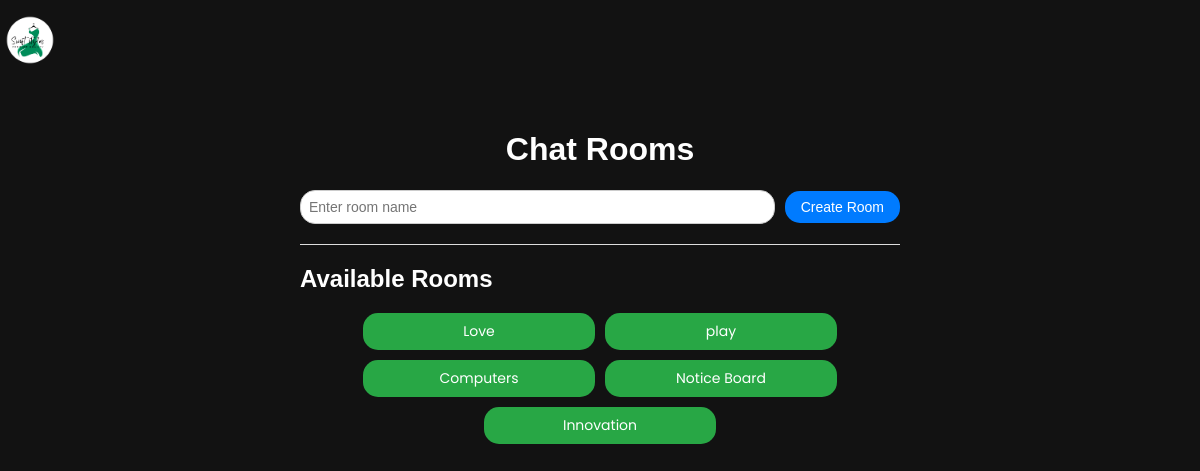
The app's page /chat/, older data.
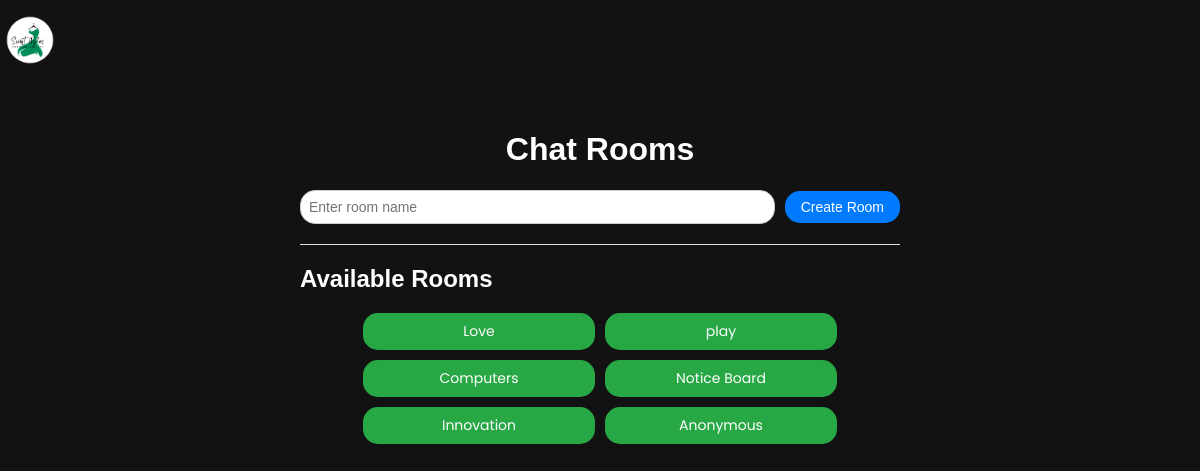
The same page, newer data.
### mma/models.py (models this page shows, shortened)
class ChatRoom(models.Model):
    name = models.CharField(max_length=255, unique=True)
    created_at = models.DateTimeField(auto_now_add=True)

### mma/views.py (the view)
# urls.py: path('chat/', views.chat_home, name='chat_home'),
def chat_home(request):
    if request.method == "POST":
        room_name = request.POST.get('room_name')
        if room_name:
            ChatRoom.objects.create(name=room_name)
            return redirect('chat_room', room_name=room_name)
    rooms = ChatRoom.objects.all()
    return render(request, 'chat.html', {'rooms': rooms})

### mma/templates/chat.html (shortened to what this page needs)
{% extends 'base.html' %}
{% block content %}
<div class="container" style="max-width: 600px; margin: auto; padding: 20px;">
    <h1 style="text-align: center; font-family: Arial, sans-serif;">Chat Rooms</h1>
    <form method="post" style="margin-bottom: 20px; display: flex; gap: 10px; align-items: center;">
        <input
            type="text"
            name="room_name"
            placeholder="Enter room name"
            required
            style="flex: 1; padding: 8px; border: 1px solid #ccc; border-radius: 15px; font-size: 14px; outline: none;"
        >
        <button
            type="submit"
            style="
                padding: 8px 16px;
                background-color: #007bff;
                color: white;
                border: none;
                border-radius: 15px;
                font-size: 14px;
                cursor: pointer;
            ">
            Create Room
        </button>
    </form>
    <hr style="border: none; height: 1px; background: #ddd; margin: 20px 0;">
    <h2 style="font-family: Arial, sans-serif;">Available Rooms</h2>
    <div
        style="
            display: flex;
            flex-wrap: wrap;
            gap: 10px;
            justify-content: center;
            padding: 0;
        ">
        {% for room in rooms %}
        <a
            href="{% url 'chat_room' room_name=room.name %}"
            style="
                flex: 1 1 calc(33.33% - 20px); /* Three buttons per row on larger screens */
                max-width: 200px;
                min-width: 120px;
                text-align: center;
                padding: 8px 16px;
                background-color: #28a745;
                color: white;
                text-decoration: none;
                border-radius: 15px;
                font-size: 14px;
            ">
            {{ room.name }}
        </a>
        {% empty %}
        <p style="text-align: center; color: #666; font-size: 14px; margin-top: 20px;">No rooms available. Create one!</p>
        {% endfor %}
    </div>
</div>
{% endblock %}

Row changes from the older to the newer data that the page shows:
added ChatRoom: name "Anonymous"
